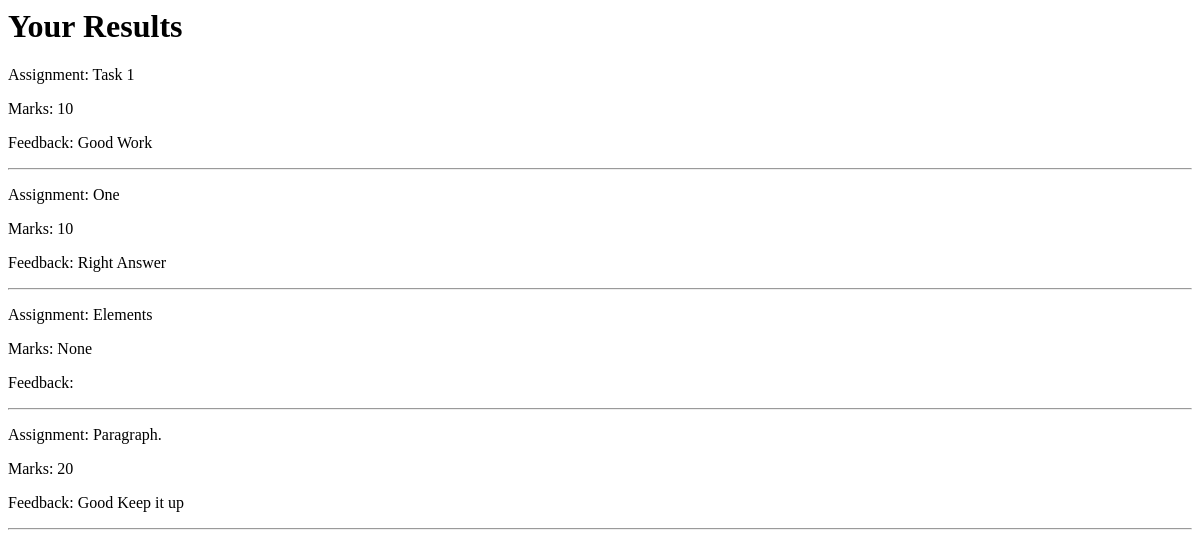
The page /results/ (signed in) on the database as committed earlier.
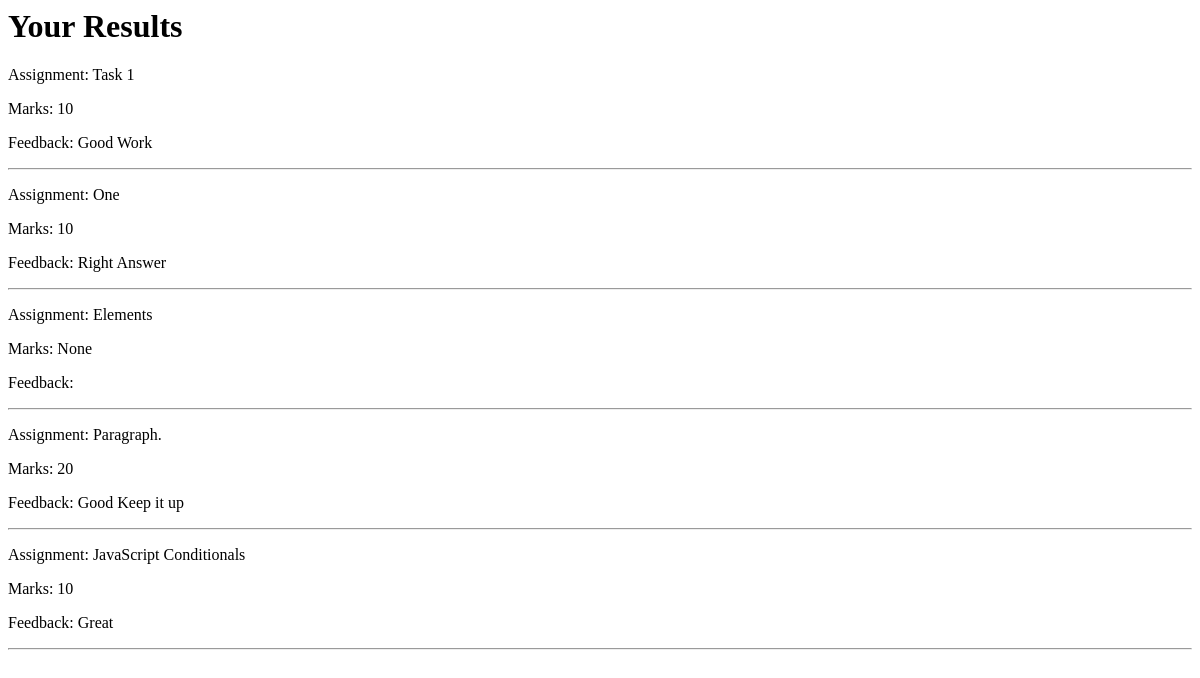
The same page on the database as committed later.
### pages/models.py (models this page shows, shortened)
class AssignmentSubmission(models.Model):
    assignment = models.ForeignKey(
        Assignment,
        on_delete=models.CASCADE,
        related_name='submissions'
    )
    student = models.ForeignKey(
        settings.AUTH_USER_MODEL,
        on_delete=models.CASCADE,
        related_name='assignment_submissions'
    )
    answer_text = models.TextField(blank=True)
    answer_file = models.FileField(upload_to='assignment_submissions/')
    submitted_at = models.DateTimeField(auto_now_add=True)
    is_checked = models.BooleanField(default=False)
    marks = models.PositiveIntegerField(blank=True, null=True)
    feedback = models.TextField(blank=True)
    class Meta:
        unique_together = ('assignment', 'student')

class Assignment(models.Model):
    course = models.ForeignKey(
        Course,
        on_delete=models.CASCADE,
        related_name='assignments'
    )
    chapter = models.ForeignKey(
        Chapter,
        on_delete=models.CASCADE,
        related_name='assignments',
        blank=True,
        null=True
    )
    title = models.CharField(max_length=200)
    question = models.TextField()
    due_date = models.DateTimeField(blank=True, null=True)
    is_active = models.BooleanField(default=True)
    created_at = models.DateTimeField(auto_now_add=True)

### pages/views.py (the view)
# urls.py: path('results/', views.results, name='results'),
@login_required
def results(request):
    submissions = AssignmentSubmission.objects.filter(student=request.user)
    return render(request, 'pages/results.html', {
        'submissions': submissions
    })

### pages/templates/pages/results.html
<h1>Your Results</h1>
{% for submission in submissions %}
    <p>Assignment: {{ submission.assignment.title }}</p>
    <p>Marks: {{ submission.marks }}</p>
    <p>Feedback: {{ submission.feedback }}</p>
    <hr>
{% endfor %}

Rows that differ between the two databases and show on the page:
added AssignmentSubmission: assignment "JavaScript Conditionals", marks "10", feedback "Great"
